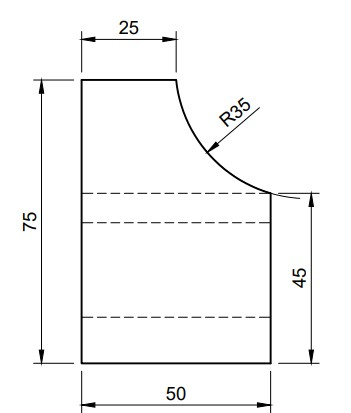
#> input picture sample_images/side1v2.jpg, 351 x 413 px
$ python test_generation.py
#> lines starting #> are read from the running program, lines starting #| are printed output that depends on the picture
### gemini_builder.py
import os
import time
import asyncio
import base64
import google.generativeai as genai
from PIL import Image
import numpy as np
from dotenv import load_dotenv
from datetime import datetime, timedelta
from collections import deque

load_dotenv()

class TokenBucket:
    def __init__(self, tokens_per_minute, window_size=60):
        self.capacity = tokens_per_minute
        self.window_size = window_size  # in seconds
        self.tokens = deque()  # Store timestamps and token counts

    async def consume(self, tokens):
        now = datetime.now()

        # Remove old tokens outside the window
        while self.tokens and (now - self.tokens[0][0]).total_seconds() > self.window_size:
            self.tokens.popleft()

        # Calculate current token usage in window
        current_usage = sum(count for _, count in self.tokens)

        if current_usage + tokens > self.capacity:
            # Calculate wait time needed
            oldest_timestamp = self.tokens[0][0] if self.tokens else now
            wait_seconds = self.window_size - (now - oldest_timestamp).total_seconds()
            if wait_seconds > 0:
                print(f"Rate limit reached. Waiting {wait_seconds:.2f} seconds...")
                await asyncio.sleep(wait_seconds)

        # Add new token usage
        self.tokens.append((now, tokens))

class GeminiBuilder:
    def __init__(self):
        # Configure the Gemini API
        genai.configure(api_key=os.getenv("GOOGLE_API_KEY"))

        # Initialize Gemini gemini-2.0-flash
        generation_config = {
            "temperature": 0.1,  # Lower temperature for more precise outputs
            "top_p": 0.5,       # More focused sampling
            "top_k": 32,        # Limit vocabulary diversity
            "max_output_tokens": 2048,  # Allow for longer responses
        }

        safety_settings = [
            {
                "category": "HARM_CATEGORY_HARASSMENT",
                "threshold": "BLOCK_NONE",
            },
            {
                "category": "HARM_CATEGORY_HATE_SPEECH",
                "threshold": "BLOCK_NONE",
            },
            {
                "category": "HARM_CATEGORY_SEXUALLY_EXPLICIT",
                "threshold": "BLOCK_NONE",
            },
            {
                "category": "HARM_CATEGORY_DANGEROUS_CONTENT",
                "threshold": "BLOCK_NONE",
            },
        ]

        self.model = genai.GenerativeModel(
            model_name="gemini-2.0-flash",
            generation_config=generation_config,
            safety_settings=safety_settings
        )

        # Initialize token buckets for rate limiting
        self.request_bucket = TokenBucket(60)  # 60 requests/minute

        # Create output directories if they don't exist
        os.makedirs("output", exist_ok=True)

    def _load_image(self, image_path: str) -> Image.Image:
        """Load and prepare image for Gemini"""
#> called with image_path = 'sample_images/side1v2.jpg'
        try:
            img = Image.open(image_path)
#> img is the input picture: PIL image 351x413 RGB; mean R, G, B 247.6, 247.6, 247.6
            # Convert to RGB if needed
            if img.mode != 'RGB':
                img = img.convert('RGB')
            # Resize if too large (Gemini has a 4MB limit per image)
            max_size = 1024
            if max(img.size) > max_size:
                ratio = max_size / max(img.size)
                new_size = tuple(int(dim * ratio) for dim in img.size)
                img = img.resize(new_size, Image.Resampling.LANCZOS)
            return img
        except Exception as e:
            raise ValueError(f"Error loading image {image_path}: {str(e)}")

    async def generate_model(self, side1_path: str, side2_path: str, side3_path: str, side4_path: str = None) -> tuple[str, str]:
        """
        Generate a 3D model from three or four side images using Gemini Pro Vision
        """
        try:
            # Load images
            side1_img = self._load_image(side1_path)
            side2_img = self._load_image(side2_path)
            side3_img = self._load_image(side3_path)
            side4_img = self._load_image(side4_path) if side4_path else None

            # Create prompt for Gemini
            prompt = self._create_prompt()

            # Wait if needed based on request rate limit
            await self.request_bucket.consume(1)

            # Prepare content list
            contents = [prompt, side1_img, side2_img, side3_img]
            if side4_img:
                contents.append(side4_img)

            # Get Gemini's response
            response = self.model.generate_content(
                contents=contents,
                stream=False
            )

            # Check if response was blocked
            if response.prompt_feedback.block_reason:
                raise ValueError(f"Response blocked: {response.prompt_feedback.block_reason}")

            # Debug: Print response
            print(f"Response type: {type(response.text)}")
            print(f"Response content: {response.text}")

            # Extract the dictionary containing OpenSCAD code and dimensions
            result = self._extract_dict_from_response(response.text)

            # Generate 3D model using OpenSCAD
            stl_path, brep_path = self._generate_3d_files(result)

            return stl_path, brep_path

        except Exception as e:
            print(f"Error in generate_model: {str(e)}")
            raise e

    def _create_prompt(self) -> str:
        """Create prompt for Gemini based on the images"""
        return """
        You are a CAD expert. Analyze these technical drawings and create a precise 3D model based on the provided views. Generate complete, executable OpenSCAD code.

        1. DIMENSIONAL ANALYSIS:
           - Carefully measure and identify ALL critical dimensions from the images
           - Document each dimension with a clear, descriptive name
           - Include both primary and secondary feature dimensions
           - Note any relationships between dimensions
           - Consider both explicit and derived measurements
           - Pay special attention to:
             * Radii of all curved surfaces and fillets
             * Center points of circular features
             * Angular measurements for non-orthogonal features
             * Depth of hidden features

        2. FEATURE ANALYSIS:
           - Identify the primary geometric forms (cylinders, cubes, etc.)
           - Document all secondary features (holes, cuts, threads, etc.)
           - Note symmetry, patterns, and relationships
           - Analyze hidden geometry:
             * Use all available views to infer hidden features
             * Cross-reference dimensions across views
             * Consider internal structures suggested by visible features
             * Look for hints of internal voids or channels
           - Curve Analysis:
             * Parameterize ALL curved surfaces with exact equations
             * Define control points for Bézier curves
             * Specify sweep paths for complex curves
             * Document curve tangency and continuity
           - Pay special attention to:
             * Feature positions and alignments
             * Thread characteristics (pitch, depth, angle)
             * Connection points and transitions
             * Surface details and finishes
             * Intersections between curved surfaces

        3. OPENSCAD IMPLEMENTATION:
           - Start with clear variable definitions for ALL identified dimensions
           - Create a logical module hierarchy:
             * Base/core geometry module
             * Feature-specific modules for each major component
             * Curve generation modules using exact mathematical definitions
             * Assembly module for final composition
           - For curved features:
             * Use mathematical functions to define curves (sin, cos, etc.)
             * Implement proper sweep and extrude operations
             * Maintain tangency between curved surfaces
             * Use hull() or minkowski() for complex blends
           - For threaded features:
             * Use linear_extrude with FIXED twist value (not calculated)
             * OR use a limited for loop (max 360 steps)
             * Keep thread profile simple (2-3 points maximum)
             * Use small thread depth (0.1-0.2 times diameter)
           - Performance optimization:
             * Limit recursive operations
             * Use simple boolean operations
             * Avoid complex calculations in loops
             * Keep polygon counts reasonable
           - End with a single main() module that:
             * Takes no parameters
             * Assembles all components
             * Is called on the last line

        After analysis, respond with ONLY a dictionary in this EXACT format:

        {
            "openscad_code": "// Your complete OpenSCAD code here\\n",
            "dimensions": {
                // ALL dimensions you identified from the images
                // Each with a descriptive name and numeric value
                // Include curve parameters and control points
                // Example: "total_height": 50.0,
                // Example: "fillet_radius": 3.0,
                // Example: "curve_control_point_1": [10.0, 5.0, 0.0]
            }
        }

        CRITICAL REQUIREMENTS:
        1. Use DOUBLE QUOTES for all strings
        2. Escape newlines with \\n in OpenSCAD code
        3. Include ONLY the dictionary in your response
        4. Set $fn=64 for better performance
        5. Use descriptive variable names
        6. Include comprehensive comments
        7. End with 'main();' on its own line
        8. Define ALL dimensions as variables
        9. Use proper modular design
        10. Document ALL curve parameters
        11. Cross-reference features across ALL views
        12. Verify geometric continuity"""

    # [142 lines left out: functions _extract_dict_from_response, _find_openscad_path, _generate_3d_files, not called in this run]

### test_generation.py
import asyncio
from gemini_builder import GeminiBuilder
import os
from dotenv import load_dotenv

load_dotenv()

async def test_model_generation():
    try:
        # Initialize the builder
        builder = GeminiBuilder()

        # Use v2 schematic images
        side1_path = "sample_images/side1v2.jpg"
        side2_path = "sample_images/side2v2.jpg"
        side3_path = "sample_images/side3v2.jpg"
        side4_path = "sample_images/side4v2.jpg"

        print("Starting model generation with gemini-2.0-flash.")
        print(f"Processing images: {side1_path}, {side2_path}, {side3_path}, {side4_path}")

        # Generate the model
        stl_path, brep_path = await builder.generate_model(
            side1_path,
            side2_path,
            side3_path,
            side4_path
        )

        print(f"Successfully generated STL file: {stl_path}")
        print(f"Successfully generated BREP file: {brep_path}")

    except Exception as e:
        print(f"Error during model generation: {str(e)}")
        if hasattr(e, '__cause__') and e.__cause__:
            print(f"Caused by: {str(e.__cause__)}")
#> call 2 of _load_image, with image_path = 'sample_images/side2v2.jpg'
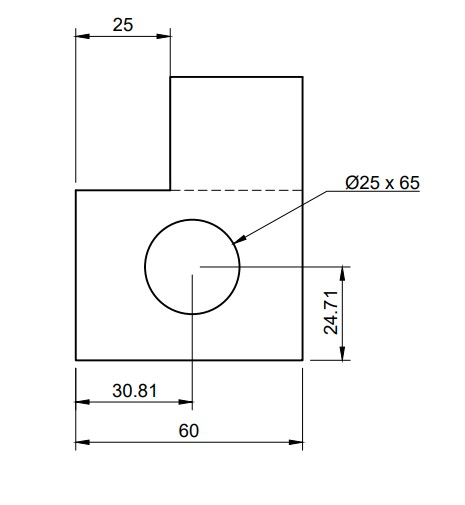
#> input picture sample_images/side2v2.jpg, 465 x 505 px
#> in _load_image, img is the input picture: PIL image 465x505 RGB; mean R, G, B 249.2, 249.3, 249.2
#> call 3 of _load_image, with image_path = 'sample_images/side3v2.jpg'
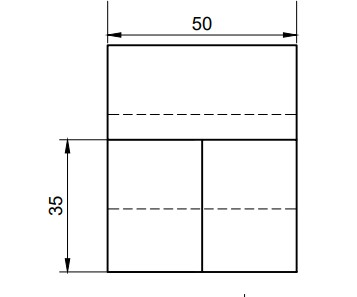
#> input picture sample_images/side3v2.jpg, 357 x 297 px
#> in _load_image, img is the input picture: PIL image 357x297 RGB; mean R, G, B 246.9, 246.9, 246.9
#> call 4 of _load_image, with image_path = 'sample_images/side4v2.jpg'
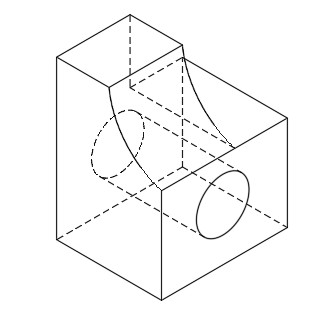
#> input picture sample_images/side4v2.jpg, 334 x 314 px
#> in _load_image, img is the input picture: PIL image 334x314 RGB; min 0, max 255, mean 248.6

if __name__ == "__main__":
    asyncio.run(test_model_generation())
